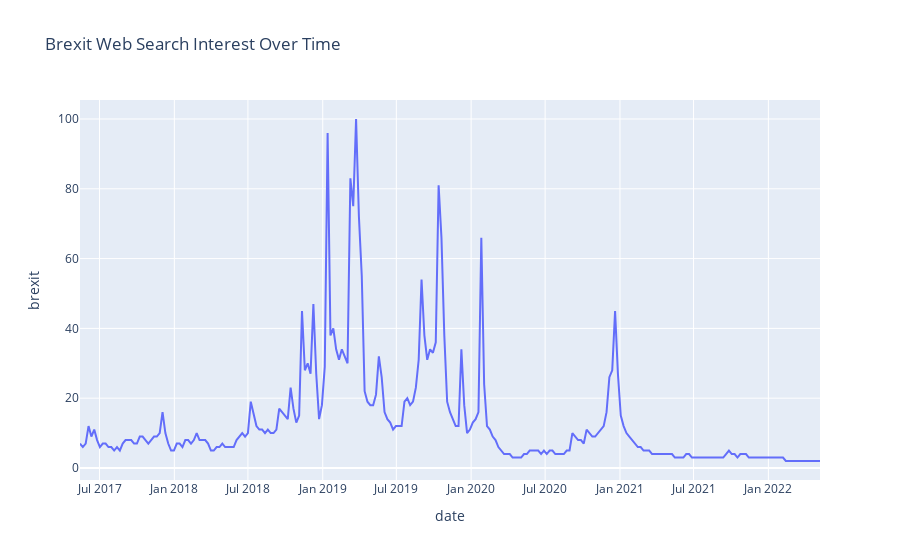

Notebook code for this chart:
### Markdown cell above
As mentioned before Google Trends API works by giving a value between 0-100. A value of 37.8 for the keyword "brexit" is not particulary high. Looking at the graph below which visualizes the interest of the keyword "brexit" over the last five years, it seems that even though Brexit might not be the hottest keyword it was still very relevant at the time.

### Code cell
topic = ['brexit']
pytrends.build_payload(topic, cat=0, timeframe='today 5-y') 
data = pytrends.interest_over_time() 
data = data.reset_index() 
fig = px.line(data, x="date", y=topic[0], title='Brexit Web Search Interest Over Time')
fig.show()

### Figure 1 — Plotly figure (JSON) as saved in the notebook; plotly's stock layout.template omitted (floating-point values rounded to 4 significant figures; data arrays with more than 128 entries replaced by an {"elided": "..."} marker saying what was removed)
{"data": [{"hovertemplate": "date=%{x}<br>brexit=%{y}<extra></extra>", "legendgroup": "", "line": {"color": "#636efa", "dash": "solid"}, "marker": {"symbol": "circle"}, "mode": "lines", "name": "", "orientation": "v", "showlegend": false, "type": "scatter", "x": {"elided": "261 str values"}, "xaxis": "x", "y": {"elided": "261 int values"}, "yaxis": "y"}], "layout": {"legend": {"tracegroupgap": 0}, "title": {"text": "Brexit Web Search Interest Over Time"}, "xaxis": {"anchor": "y", "domain": [0, 1], "title": {"text": "date"}}, "yaxis": {"anchor": "x", "domain": [0, 1], "title": {"text": "brexit"}}}}
